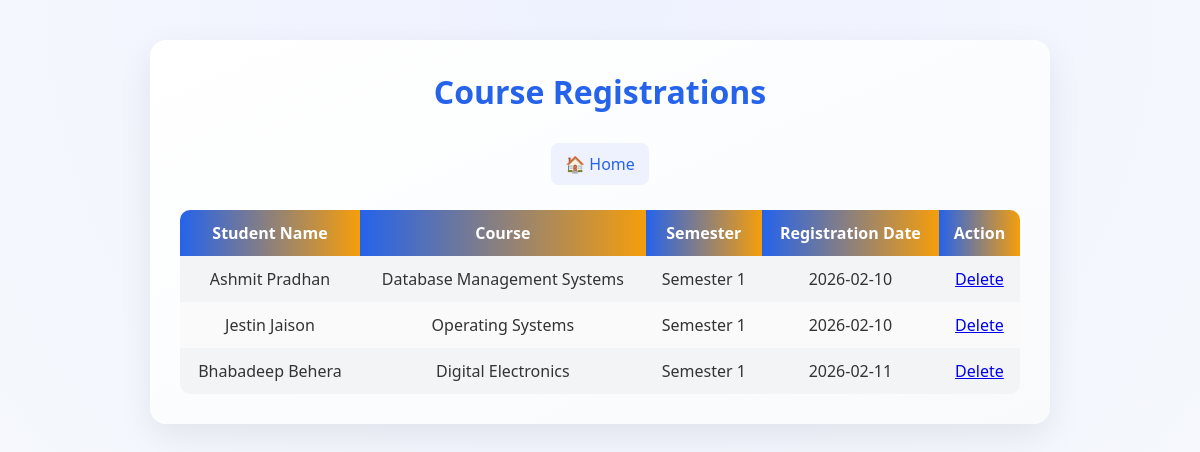
The page /view_registration.php on the database its author committed.
### tables this page shows
CREATE TABLE Registration (
    Registration_ID INT AUTO_INCREMENT PRIMARY KEY,
    Student_ID INT,
    Course_ID INT,
    Semester_ID INT,
    Registration_Date DATE,
    FOREIGN KEY (Student_ID) REFERENCES Student(Student_ID),
    FOREIGN KEY (Course_ID) REFERENCES Course(Course_ID),
    FOREIGN KEY (Semester_ID) REFERENCES Semester(Semester_ID)
);

CREATE TABLE Student (
    Student_ID INT AUTO_INCREMENT PRIMARY KEY,
    Name VARCHAR(100),
    Address VARCHAR(200),
    Phone VARCHAR(15),
    Email VARCHAR(100),
    Department_ID INT,
    FOREIGN KEY (Department_ID) REFERENCES Department(Department_ID)
);

CREATE TABLE Course (
    Course_ID INT AUTO_INCREMENT PRIMARY KEY,
    Course_Name VARCHAR(100),
    Credits INT,
    Department_ID INT,
    Instructor_ID INT,
    FOREIGN KEY (Department_ID) REFERENCES Department(Department_ID),
    FOREIGN KEY (Instructor_ID) REFERENCES Instructor(Instructor_ID)
);

CREATE TABLE Semester (
    Semester_ID INT AUTO_INCREMENT PRIMARY KEY,
    Semester_Name VARCHAR(50),
    Academic_Year VARCHAR(10)
);

### view_registration.php (the view)
<?php
include 'db.php';
$sql = "SELECT
            R.Registration_ID,
            S.Name AS Student_Name,
            C.Course_Name,
            Sem.Semester_Name,
            R.Registration_Date
        FROM Registration R
        JOIN Student S ON R.Student_ID = S.Student_ID
        JOIN Course C ON R.Course_ID = C.Course_ID
        JOIN Semester Sem ON R.Semester_ID = Sem.Semester_ID";
$result = $conn->query($sql);
?>
<link rel="stylesheet" href="style.css">
<div class="container">
    <h1>Course Registrations</h1>
    <div class="nav">
        <a href="index.php">🏠 Home</a>
    </div>
    <table>
        <tr>
            <th>Student Name</th>
            <th>Course</th>
            <th>Semester</th>
            <th>Registration Date</th>
            <th>Action</th>
        </tr>
        <?php
        while($row = $result->fetch_assoc()){
            echo "<tr>
                    <td>{$row['Student_Name']}</td>
                    <td>{$row['Course_Name']}</td>
                    <td>{$row['Semester_Name']}</td>
                    <td>{$row['Registration_Date']}</td>
                    <td>
                        <a href='delete_registration.php?id={$row['Registration_ID']}'
                        onclick=\"return confirm('Delete this registration?')\">
                        Delete
                        </a>
                    </td>
                  </tr>";
        }
        ?>
    </table>
</div>

### style.css (style rules this page uses)
* { margin: 0; padding: 0; box-sizing: border-box; font-family: 'Segoe UI', sans-serif; }
.container { width: 75%; margin: 40px auto; background: linear-gradient(to bottom right, #ffffff, #f8fafc); padding: 30px; border-radius: 16px; box-shadow: 0 12px 35px rgba(0,0,0,0.08); }
h1 { text-align: center; margin-bottom: 25px; color: #2563eb; font-weight: 700; }
.nav { text-align: center; margin-bottom: 20px; }
.nav a { display: inline-block; margin: 5px; padding: 10px 14px; background: #eef2ff; color: #2563eb; border-radius: 8px; text-decoration: none; transition: 0.25s; }
table { width: 100%; border-collapse: collapse; margin-top: 20px; border-radius: 10px; overflow: hidden; }
th { background: linear-gradient(to right, #2563eb, #f59e0b); color: white; padding: 12px; }
td { padding: 12px; text-align: center; background: #fafafa; transition: 0.2s; }
tr:nth-child(even) td { background: #f3f4f6; }

### rows shown on the page
registration: Student_ID.Name "Ashmit Pradhan", Course_ID.Course_Name "Database Management Systems", Semester_ID.Semester_Name "Semester 1", Registration_Date "2026-02-10"
registration: Student_ID.Name "Jestin Jaison", Course_ID.Course_Name "Operating Systems", Semester_ID.Semester_Name "Semester 1", Registration_Date "2026-02-10"
registration: Student_ID.Name "Bhabadeep Behera", Course_ID.Course_Name "Digital Electronics", Semester_ID.Semester_Name "Semester 1", Registration_Date "2026-02-11"
